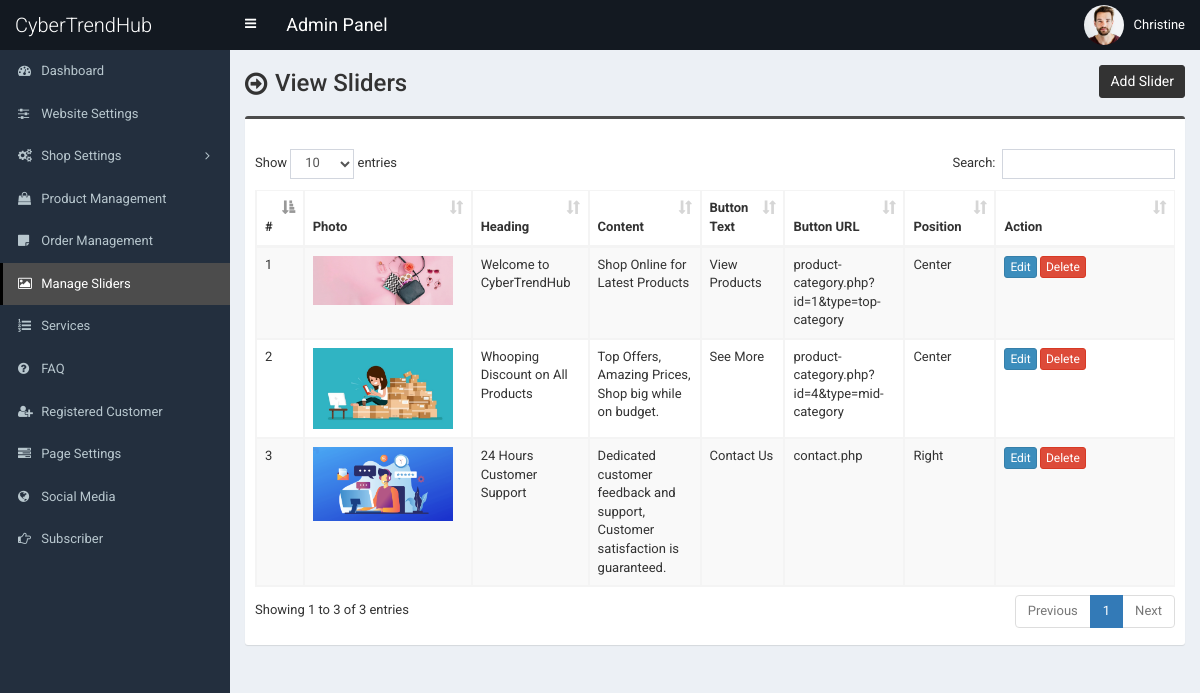
/admin/slider.php (signed in), run on the app's committed database.
### tables this page shows
CREATE TABLE `tbl_slider` (
  `id` int(11) NOT NULL,
  `photo` varchar(255) NOT NULL,
  `heading` varchar(255) NOT NULL,
  `content` text NOT NULL,
  `button_text` varchar(255) NOT NULL,
  `button_url` varchar(255) NOT NULL,
  `position` varchar(255) NOT NULL
);

### admin/slider.php (the view, shortened to what this page needs)
<?php require_once('header.php'); ?>
<section class="content-header">
	<div class="content-header-left">
		<h1>View Sliders</h1>
	</div>
	<div class="content-header-right">
		<a href="slider-add.php" class="btn btn-primary btn-sm">Add Slider</a>
	</div>
</section>
<section class="content">
	<div class="row">
		<div class="col-md-12">
			<div class="box box-info">
				<div class="box-body table-responsive">
					<table id="example1" class="table table-bordered table-hover table-striped">
						<thead>
							<tr>
								<th>#</th>
								<th>Photo</th>
								<th>Heading</th>
								<th>Content</th>
								<th>Button Text</th>
								<th>Button URL</th>
								<th>Position</th>
								<th width="140">Action</th>
							</tr>
						</thead>
						<tbody>
							<?php
							$i=0;
							$statement = $pdo->prepare("SELECT
														id,
														photo,
														heading,
														content,
														button_text,
														button_url,
														position
							                           	FROM tbl_slider
							                           	");
							$statement->execute();
							$result = $statement->fetchAll(PDO::FETCH_ASSOC);
							foreach ($result as $row) {
								$i++;
								?>
								<tr>
									<td><?php echo $i; ?></td>
									<td style="width:150px;"><img src="../assets/uploads/<?php echo $row['photo']; ?>" alt="<?php echo $row['heading']; ?>" style="width:140px;"></td>
									<td><?php echo $row['heading']; ?></td>
									<td><?php echo $row['content']; ?></td>
									<td><?php echo $row['button_text']; ?></td>
									<td><?php echo $row['button_url']; ?></td>
									<td><?php echo $row['position']; ?></td>
									<td>
										<a href="slider-edit.php?id=<?php echo $row['id']; ?>" class="btn btn-primary btn-xs">Edit</a>
										<a href="#" class="btn btn-danger btn-xs" data-href="slider-delete.php?id=<?php echo $row['id']; ?>" data-toggle="modal" data-target="#confirm-delete">Delete</a>
									</td>
								</tr>
								<?php
							}
							?>
						</tbody>
					</table>
				</div>
			</div>
		</div>
	</div>
</section>
<?php require_once('footer.php'); ?>

### admin/style.css (style rules this page uses)
body { font-size: 13px; font-family: "Roboto", sans-serif; }
.content-header > h1, .content-header .content-header-left h1 { font-family: "Roboto", sans-serif; }
.box-info { padding-top: 20px; }
.content-header { overflow: hidden; }
.content-header .content-header-left { float: left; padding-top: 5px; }
.content-header .content-header-right { float: right; }
.content-header .content-header-left h1 { margin-top: 0; margin-bottom: 0; padding-left: 30px; padding-bottom: 5px; font-size: 24px; position: relative; }
.content-header .content-header-left h1:before { position: absolute; top: 0; left: 0; font-family: "FontAwesome", sans-serif; font-size: 26px; content: "\f18e"; }
.content-header .content-header-right a { position: relative; font-size: 14px; }
.box.box-info { border-top-color: #4c4c4c; }
.content-header .content-header-right a { background-color: #333333; border-color: #333333; }

### data on the page
tbl_slider: photo (picture), heading "Welcome to CyberTrendHub", content "Shop Online for Latest Products", button_text "View Products", button_url "product-category.php?id=1&type=top-category", position "Center"
tbl_slider: photo (picture), heading "Whooping Discount on All Products", content "Top Offers, Amazing Prices, Shop big while on budget.", button_text "See More", button_url "product-category.php?id=4&type=mid-category", position "Center"
tbl_slider: photo (picture), heading "24 Hours Customer Support", content "Dedicated customer feedback and support, Customer satisfaction is guaranteed.", button_text "Contact Us", button_url "contact.php", position "Right"

### other printed values
$_SESSION['user']['full_name'] "Christine"
